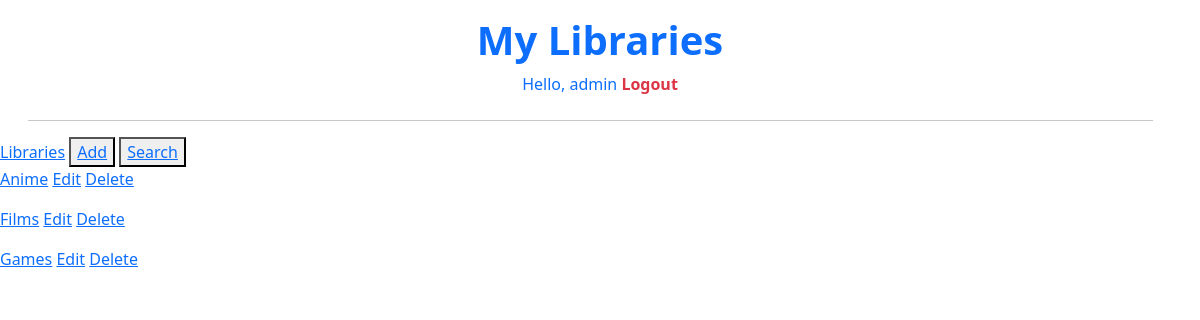
The app's page / (signed in) with its own data.
### apps/base/models.py (models this page shows, shortened)
class Library(models.Model):
    user = models.ForeignKey(User, on_delete=models.CASCADE)
    name = models.CharField(max_length=22, null=True, blank=True)
    created = models.DateTimeField(auto_now_add=True)
    class Meta:
        ordering = ['name']

### apps/base/views.py (the view)
# urls.py: path('', LibrariesList.as_view(), name='libraries'),
class LibrariesList(LoginRequiredMixin, generic.ListView):
    model = Library
    context_object_name = 'libraries'
    template_name = 'base/main_page.html'
    def get_context_data(self, **kwargs):
        context = super().get_context_data(**kwargs)
        context['libraries'] = context['libraries'].filter(user=self.request.user)
        return context

### templates/base/main_page.html (shortened to what this page needs)
{% extends 'main.html' %}
{% load static %}
{% block content %}
<div class="main-container">
    <div class="libraries-list">
        <div class="add-search">
            <a class="list-header">Libraries</a>
            <button><a href="{% url 'library_create' %}">Add</a></button>
            <button><a href="">Search</a></button>
        </div>
        <div>
            {% for library in libraries %}
                <p>
                    <a href="{% url 'library_open' library.name %}">{{ library.name }}</a>
                    <a href="{% url 'library_update' library.id %}">Edit</a>
                    <a href="{% url 'library_delete' library.id %}">Delete</a>
                </p>
            {% endfor %}
        </div>
    </div>
</div>
{% endblock %}

### templates/main.html (shortened to what this page needs)
<!DOCTYPE html>
{% load static %}
<html>
    <head>
        <link rel="stylesheet" href="{% static 'style.css' %}"/>
        <link href="https://cdn.jsdelivr.net/npm/bootstrap@5.2.2/dist/css/bootstrap.min.css" rel="stylesheet">
    </head>
    <body>
        <h1 class="text-center pt-3"><a href="{% url 'libraries' %}" class="text-decoration-none"><b>My Libraries</b></a></h1>
        <p class="text-center pb-2">
            {% if request.user.is_authenticated %}
                <a role="button" data-bs-toggle="modal" data-bs-target="#userprofileModal" class="h6 text-decoration-none">Hello, {{ request.user }}</a>
                <b><a href="{% url 'logout' %}" class="text-decoration-none text-danger">Logout</a></b>
            {% endif %}
        </p>
        <center>
            <hr class="main-hr">
        </center>
        {% block content %}
        {% endblock %}
    </body>
</html>

### static/style.css (style rules this page uses)
.main-hr { width: 1125px; margin-right: 20px; }

### records on screen
Library: name "Anime"
Library: name "Films"
Library: name "Games"

### other values on screen
{{ request.user }} "admin"
